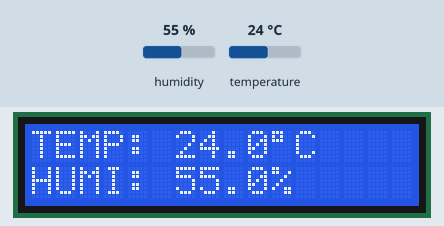
The sketch below on a simulated ESP32. Parts: 16×2 character LCD. The inputs (shaded band) are chosen by the test bench; at power-on: humidity 55 %, temperature 24 °C. What the sketch prints to the serial monitor is not drawn.

Above: at 1.7 s.
1.8 s: humidity set to 22 %
At 3.8 s:
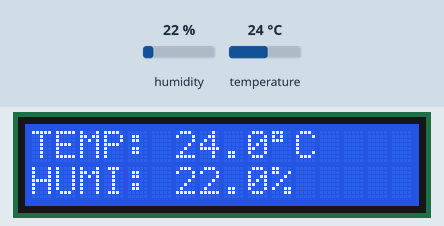
4.6 s: temperature set to 12 °C
At 5.8 s:
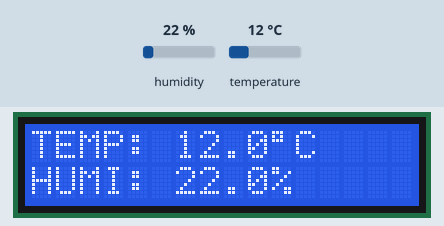
7.4 s: humidity set to 40 %
At 9.9 s:
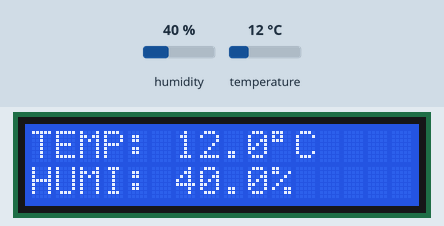
10.4 s: temperature set to 19 °C
At 12.0 s:
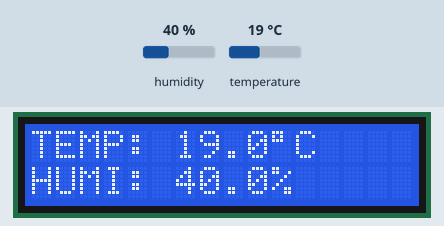
Timing chart, 0 to 13.5 s (numbered marks = the images above; inputs shaded):
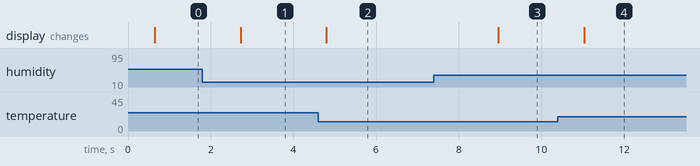

Measured:
- after the input at 1.8 s, the display: changes after 0.92 s (image 1)
- after the input at 4.6 s, the display: changes after 0.20 s (image 2)
- after the input at 7.4 s, the display: changes after 1.6 s (image 3)
- after the input at 10.4 s, the display: changes after 0.64 s (image 4)

The sketch:

03dht_lcd1602.ino
```cpp
#include <Wire.h>                          // ไลบรารีสำหรับสื่อสาร I2C ระหว่าง ESP32 กับอุปกรณ์ I2C (เช่น LCD)
#include <LiquidCrystal_I2C.h>             // ไลบรารีควบคุมจอ LCD ผ่าน I2C
//Download ได้จาก https://drive.google.com/file/d/1hkmODw9q8CdxQx99Bp1Eu2foACQ-C4Sx/view?usp=sharing
LiquidCrystal_I2C lcd(0x27, 16, 2);       // สร้างออบเจกต์ LCD ที่แอดเดรส 0x27 ขนาด 16 คอลัมน์ 2 แถว (บางจออาจเป็น 0x3F)

//dht11,dht22
#include <DHT.h>                           // ไลบรารี Adafruit DHT สำหรับอ่านอุณหภูมิ/ความชื้นอากาศ
#define DHTPIN 15                          // ขา DATA ของ DHT ต่อกับ GPIO15 ของ ESP32
#define DHTTYPE DHT11                      // เลือกชนิดเซ็นเซอร์เป็น DHT11 (หากใช้ DHT22 ให้สลับบรรทัดที่คอมเมนต์ด้านล่าง)
/// #define DHTTYPE DHT22                   // (ตัวเลือก) ใช้เมื่อเปลี่ยนเซ็นเซอร์เป็น DHT22
DHT dht(DHTPIN, DHTTYPE);                  // สร้างอ็อบเจ็กต์ dht เพื่อเรียก readHumidity()/readTemperature()

void setup() {
  Serial.begin(9600);                      // เริ่ม Serial Monitor ที่ 9600 bps สำหรับดีบัก/แสดงค่า
  dht.begin();                             // เริ่มทำงานเซ็นเซอร์ DHT (ต้องเรียกก่อนอ่านค่า)

  lcd.begin();                             // เริ่มต้นการทำงานของจอ LCD (สำหรับไลบรารีนี้ใช้ begin() แบบไม่ใส่พารามิเตอร์)
  lcd.backlight();                         // เปิดไฟพื้นหลังของ LCD
  lcd.clear();                             // ล้างหน้าจอให้สะอาด
  lcd.setCursor(0, 0);                     // ย้ายเคอร์เซอร์ไปต้นบรรทัดแรก (คอลัมน์ 0 แถว 0)
  lcd.print("System Ready");               // แสดงข้อความสถานะเริ่มต้น
  lcd.setCursor(0, 1);                     // ย้ายเคอร์เซอร์ไปบรรทัดที่สอง
  lcd.print("DHT11+LCD1602");            // แสดงข้อความอธิบายอุปกรณ์
  delay(500);                              // หน่วงเล็กน้อยเพื่อให้เห็นข้อความบูต
}

void loop() {
  float h = dht.readHumidity();            // อ่านค่าความชื้นอากาศ (%RH) จาก DHT
  float t = dht.readTemperature();         // อ่านค่าอุณหภูมิ (°C) จาก DHT (ถ้าต้องการ °F ใช้ readTemperature(true))

  if (isnan(h) || isnan(t)) {              // ตรวจสอบหากอ่านค่าไม่ได้ (จะได้ค่า NaN)
    Serial.println("ไม่สามารถอ่านค่าเซ็นเซอร์ได้"); // แจ้งเตือนทาง Serial
    // แสดงข้อความผิดพลาดบนจอ เพื่อให้เห็นสถานะที่อุปกรณ์
    lcd.setCursor(0, 0);                   // ตำแหน่งบรรทัดแรก
    lcd.print("DHT Read Error   ");        // พิมพ์ข้อความและเติมช่องว่างท้ายบรรทัดเพื่อเคลียร์เศษตัวอักษร
    lcd.setCursor(0, 1);                   // ตำแหน่งบรรทัดสอง
    lcd.print("Check wiring!    ");        // แจ้งเช็กการต่อสาย/ไฟเลี้ยง
    delay(1000);                           // หน่วงสั้น ๆ แล้วค่อยวนอ่านใหม่
    return;                                // ออกจาก loop รอบนี้
  }

  // ----- แสดงผลทาง Serial -----
  Serial.print("Temperature: ");           // พิมพ์หัวข้ออุณหภูมิ
  Serial.print(t, 1);                      // แสดงค่าอุณหภูมิทศนิยม 1 ตำแหน่ง
  Serial.print(" *C  |  Humidity: ");      // หน่วยองศาเซลเซียส และคั่นด้วย |
  Serial.print(h, 1);                      // แสดงค่าความชื้นทศนิยม 1 ตำแหน่ง
  Serial.println(" %");                    // หน่วย %

  // ----- แสดงผลบน LCD 16x2 -----
  lcd.setCursor(0, 0);                     // ตั้งเคอร์เซอร์บรรทัดแรก
  lcd.print("TEMP: ");                     // ป้ายกำกับอุณหภูมิ
  lcd.print(t, 1);                         // แสดงอุณหภูมิทศนิยม 1 ตำแหน่ง
  lcd.print((char)223);                    // สัญลักษณ์องศา (°) สำหรับจอ HD44780 (ASCII 223)
  lcd.print("C   ");                       // พิมพ์ 'C' และช่องว่างเพื่อลบเศษตัวอักษรเดิม

  lcd.setCursor(0, 1);                     // ตั้งเคอร์เซอร์บรรทัดที่สอง
  lcd.print("HUMI: ");                     // ป้ายกำกับความชื้น
  lcd.print(h, 1);                         // แสดงค่าความชื้นทศนิยม 1 ตำแหน่ง
  lcd.print("%   ");                       // แสดง '%' และช่องว่างเพื่อลบเศษตัวอักษรเดิม

  delay(1000);                             // หน่วง 1 วินาที (DHT11 ควรอ่านไม่ถี่กว่า ~1–2 วินาที)
}
```
